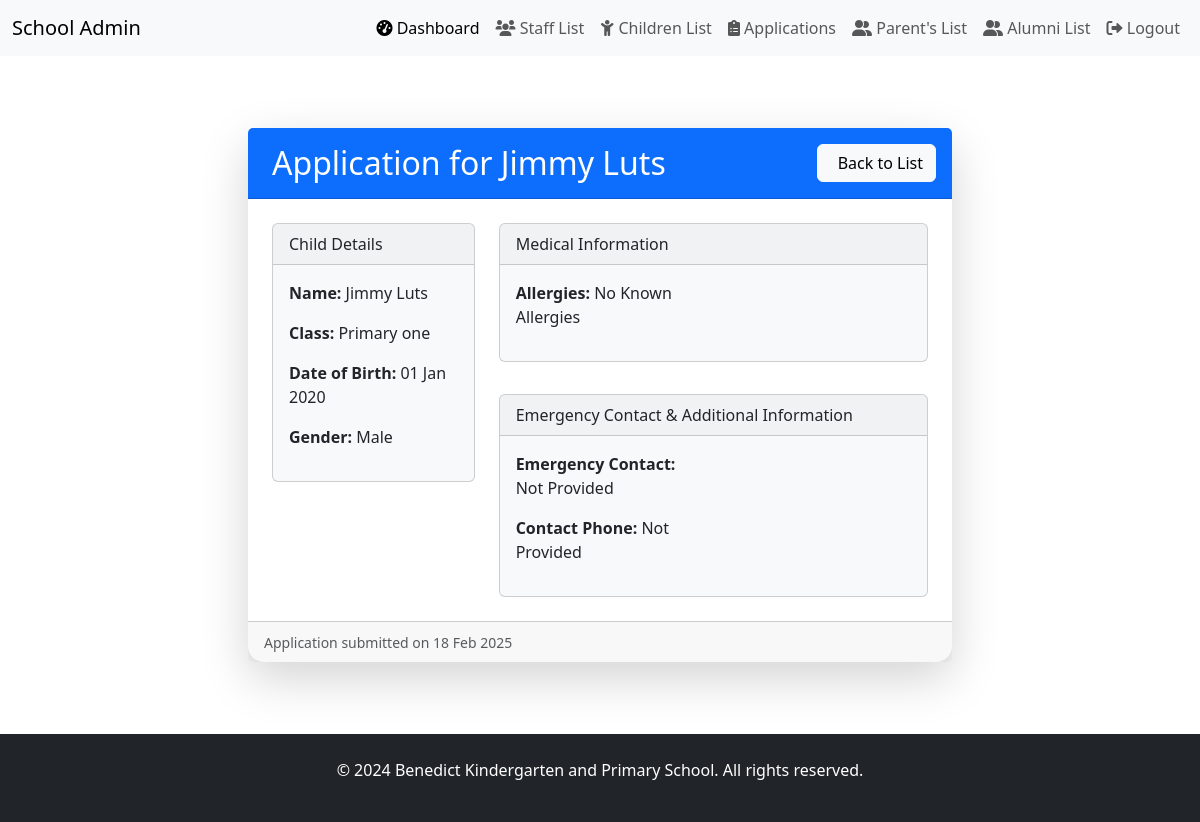
The app's page /benedict_school/applications/4/ (signed in) with its own data.
### benedict_school/models.py (models this page shows, shortened)
class PupilApplication(models.Model):
    child = models.OneToOneField(
        Child,
        on_delete=models.CASCADE,
        related_name="application"
    )
    application_date = models.DateField(auto_now_add=True)
    documents = models.FileField(
        upload_to="applications/",
        null=True,
        blank=True,
        validators=[FileExtensionValidator(['pdf', 'doc', 'docx'])],
        verbose_name="Application Documents"
    )
    ALLERGY_CHOICES = [
        ('none', 'No Known Allergies'),
        ('food', 'Food Allergy'),
        ('medication', 'Medication Allergy'),
        ('environmental', 'Environmental Allergy'),
        ('other', 'Other')
    ]
    allergies = models.CharField(
        max_length=20,
        choices=ALLERGY_CHOICES,
        default='none'
    )
    allergy_details = models.TextField(null=True, blank=True)
    medical_conditions = models.TextField(
        null=True,
        blank=True,
        help_text="List any existing medical conditions"
    )
    emergency_contact_name = models.CharField(max_length=100, default='')
    emergency_contact_phone = models.CharField(max_length=15, default='')
    special_needs = models.TextField(
        null=True,
        blank=True,
        help_text="Describe any special needs or accommodations required"
    )
    previous_school = models.CharField(
        max_length=100,
        null=True,
        blank=True,
        help_text="Name of the previous school attended"
    )
    notes = models.TextField(
        null=True,
        blank=True,
        help_text="Additional notes or comments"
    )

class Child(models.Model):
    parent = models.ForeignKey(
        Parent,
        on_delete=models.CASCADE,
        related_name="children"
    )
    full_name = models.CharField(max_length=100)
    date_of_birth = models.DateField()
    sex = models.CharField(
        max_length=10,
        choices=[("male", "Male"), ("female", "Female")],
        default="male"
    )
    study_class = models.CharField(
        max_length=20,
        choices=[
            ("baby_class", "Baby Class"),
            ("middle_class", "Middle class"),
            ("top_class", "Top class"),
            ("primary_one", "Primary one"),
            ("primary_two", "Primary two"),
            ("primary_three", "Primary three"),
            ("primary_four", "Primary four"),
            ("primary_five", "Primary five"),
            ("primary_six", "Primary six")
        ],
        default="primary_one",
    )
    profile_image = models.ImageField(upload_to="child_images/", null=True, blank=True)
    STATUS_CHOICES = [
        ('active', 'Active'),
        ('alumni', 'Alumni'),
    ]
    status = models.CharField(
        max_length=20,
        choices=STATUS_CHOICES,
        default='active'
    )
    alumni_date = models.DateField(null=True, blank=True)
    reason_for_leaving = models.TextField(blank=True, null=True)

### benedict_school/views.py (the view)
# urls.py: path('applications/<int:pk>/', pupil_application_detail, name='application-detail'),
@user_passes_test(is_admin, login_url='/admin-login/')
def pupil_application_detail(request, pk):
    application = get_object_or_404(PupilApplication, pk=pk)
    return render(request, 'application_detail.html', {'application': application})

### benedict_school/context_processors.py (called while the page is built)
def google_maps_api_key(request):
    return {'GOOGLE_MAPS_API_KEY': getattr(settings, 'GOOGLE_MAPS_API_KEY', '')}

### benedict_school/views.py (called while the page is built)
def is_admin(user):
    return user.is_authenticated and user.is_staff  # Checks if user is admin

### benedict_school/templates/application_detail.html (shortened to what this page needs)
{% extends "admin_base.html" %}
{% load static %}
{% load django_bootstrap5 %}
{% block content %}
<div class="container-fluid px-4 py-5">
    <div class="row justify-content-center">
        <div class="col-12 col-md-10 col-lg-8">
            <div class="card shadow-lg border-0 rounded-4">
                <div class="card-header bg-primary text-white py-3 d-flex justify-content-between align-items-center">
                    <h2 class="mb-0">
                        Application for {{ application.child.full_name }}
                    </h2>
                    <div class="btn-group">
                        <a href="{% url 'application-list' %}" class="btn btn-light">
                            Back to List
                        </a>
                    </div>
                </div>
                <div class="card-body p-4">
                    <div class="row g-4">
                        <div class="col-md-4">
                            <div class="card bg-light mb-3">
                                <div class="card-header">Child Details</div>
                                <div class="card-body">
                                    <p><strong>Name:</strong> {{ application.child.full_name }}</p>
                                    <p><strong>Class:</strong> {{ application.child.get_study_class_display }}</p>
                                    <p><strong>Date of Birth:</strong> {{ application.child.date_of_birth|date:"d M Y" }}</p>
                                    <p><strong>Gender:</strong> {{ application.child.get_sex_display }}</p>
                                </div>
                            </div>
                        </div>
                        <div class="col-md-8">
                            <div class="row g-3">
                                <div class="col-12">
                                    <div class="card bg-light mb-3">
                                        <div class="card-header">Medical Information</div>
                                        <div class="card-body">
                                            <div class="row">
                                                <div class="col-md-6">
                                                    <p><strong>Allergies:</strong> {{ application.get_allergies_display }}</p>
                                                </div>
                                                <div class="col-md-6">
                                                </div>
                                            </div>
                                        </div>
                                    </div>
                                </div>
                                <div class="col-12">
                                    <div class="card bg-light">
                                        <div class="card-header">Emergency Contact & Additional Information</div>
                                        <div class="card-body">
                                            <div class="row">
                                                <div class="col-md-6">
                                                    <p><strong>Emergency Contact:</strong> {{ application.emergency_contact_name|default:"Not Provided" }}</p>
                                                    <p><strong>Contact Phone:</strong> {{ application.emergency_contact_phone|default:"Not Provided" }}</p>
                                                </div>
                                                <div class="col-md-6">
                                                </div>
                                            </div>
                                        </div>
                                    </div>
                                </div>
                            </div>
                        </div>
                    </div>
                </div>
                <div class="card-footer text-muted">
                    <small>Application submitted on {{ application.application_date|date:"d M Y" }}</small>
                </div>
            </div>
        </div>
    </div>
</div>
{% endblock %}

### records on screen
PupilApplication: child.full_name "Jimmy Luts", child.study_class "Primary one", child.date_of_birth "01 Jan 2020", child.sex "Male", allergies "No Known Allergies", emergency_contact_name "Not Provided", emergency_contact_phone "Not Provided", application_date "18 Feb 2025"
